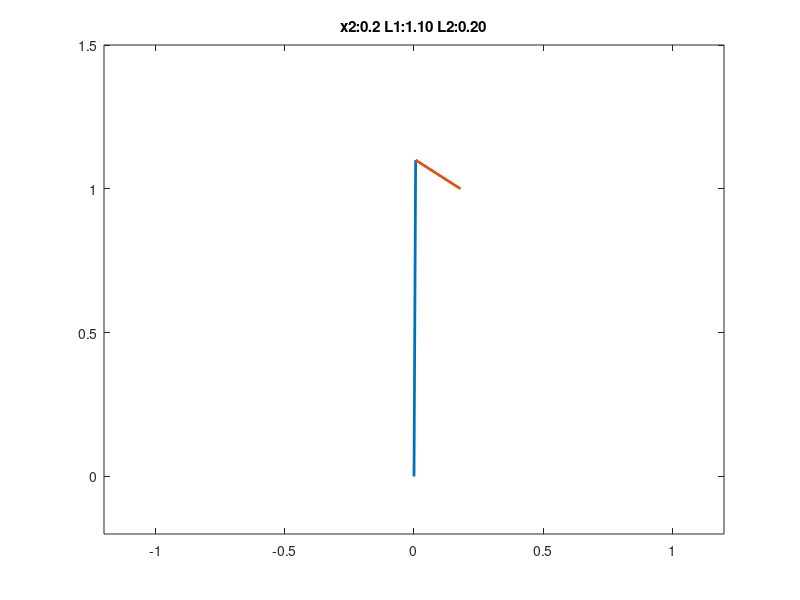

The MATLAB script that drew this image:
clear;
close all;

y2 = 1;

%%% PATTERN 1 %%%
%%%%%%%%%%%%%%%%%%%%%
% x2= 0.06;
% y2 = 1;
% L1=1.2;
% L2=0.3;
% theta1= 98.335/180*pi;
%%%%%%%%%%%%%%%%%%%%%%%%

%%% PATTERN 2 %%%
%%%%%%%%%%%%%%%%%%%%%
% x2= -0.3;
% y2 = 1;
% L1=1.4;
% L2=0.4;
% theta1= 115.35/180*pi;
%%%%%%%%%%%%%%%%%%%%%%%%

%%% PATTERN 3 %%%
%%%%%%%%%%%%%%%%%%%%%
x2= 0.18;
L1=1.1;
L2=0.2;
theta1= 89.67/180*pi;
%%%%%%%%%%%%%%%%%%%%%%%%



% theta2= 49.304/180*pi;
x1 = L1*cos(theta1);
y1 = L1*sin(theta1);

px1  = [0,x1];
py1 = [0,y1];
px2 = [x1,x2];
py2 = [y1,y2];

cla;
plot(px1,py1,'LineWidth',2);
hold on;
plot(px2,py2,'LineWidth',2);
xlim([-1.2,1.2]);
ylim([-0.2,1.5]);

title(sprintf('x2:%.1f L1:%.2f L2:%.2f',x2,L1,L2));




